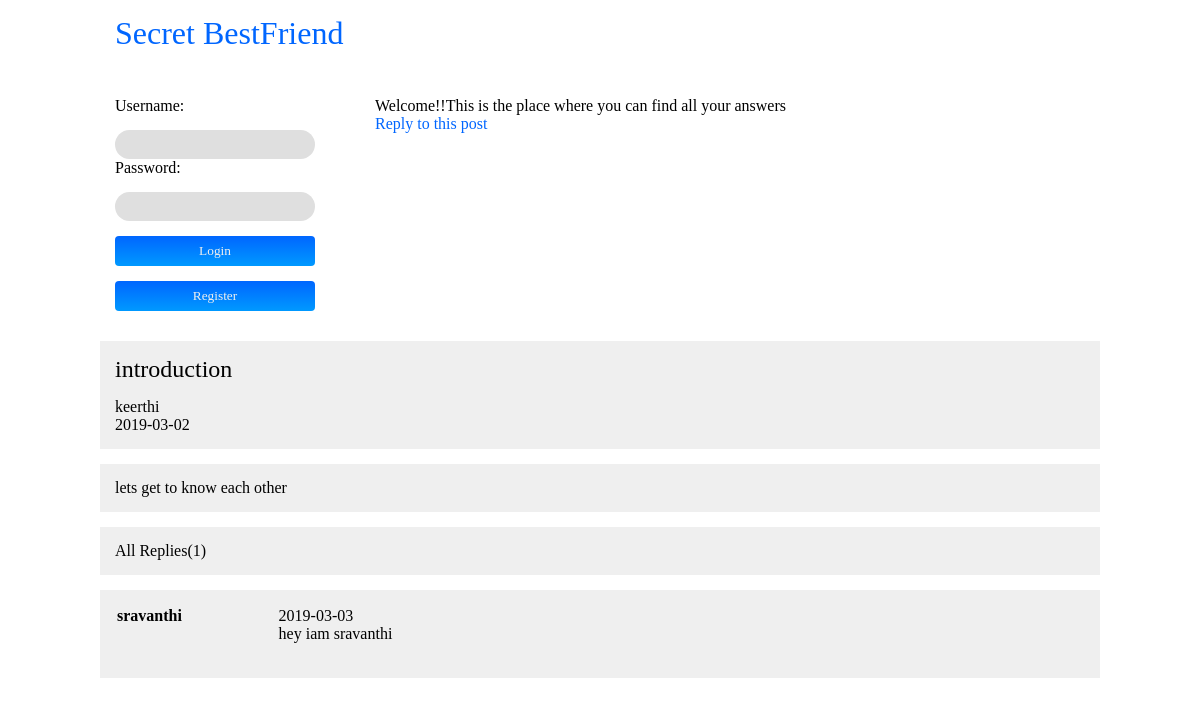
The app's page /readtopic/1/1/1 with its own data.
### tables this page shows
CREATE TABLE `topics` (
  `topic_id` int(8) UNSIGNED NOT NULL,
  `category_id` int(3) UNSIGNED NOT NULL,
  `subcategory_id` int(3) UNSIGNED NOT NULL,
  `author` varchar(16) NOT NULL,
  `title` varchar(128) NOT NULL,
  `content` text NOT NULL,
  `date_posted` date NOT NULL,
  `views` int(5) UNSIGNED NOT NULL,
  `replies` int(3) UNSIGNED NOT NULL
);

CREATE TABLE `replies` (
  `reply_id` int(3) UNSIGNED NOT NULL,
  `category_id` int(3) UNSIGNED NOT NULL,
  `subcategory_id` int(3) UNSIGNED NOT NULL,
  `topic_id` int(3) UNSIGNED NOT NULL,
  `author` varchar(16) NOT NULL,
  `comment` text NOT NULL,
  `date_posted` date NOT NULL
);

### content_function.php (the view, shortened to what this page needs)
<?php
	function disptopic($cid, $scid, $tid) {
		include ('dbconn.php');
		$select = mysqli_query($con, "SELECT cat_id, subcat_id, topic_id, author, title, content, date_posted FROM
									  categories, subcategories, topics WHERE ($cid = categories.cat_id) AND
									  ($scid = subcategories.subcat_id) AND ($tid = topics.topic_id)");
		$row = mysqli_fetch_assoc($select);
		echo nl2br("<div class='content'><h2 class='title'>".$row['title']."</h2><p>".$row['author']."\n".$row['date_posted']."</p></div>");
		echo "<div class='content'><p>".$row['content']."</p></div>";
	}
	function replylink($cid, $scid, $tid) {
		echo "<p><a href='/forum-tutorial/replyto/".$cid."/".$scid."/".$tid."'>Reply to this post</a></p>";
	}
	function dispreplies($cid, $scid, $tid) {
		include ('dbconn.php');
		$select = mysqli_query($con, "SELECT replies.author, comment, replies.date_posted FROM categories, subcategories,
									  topics, replies WHERE ($cid = replies.category_id) AND ($scid = replies.subcategory_id)
									  AND ($tid = replies.topic_id) AND ($cid = categories.cat_id) AND
									  ($scid = subcategories.subcat_id) AND ($tid = topics.topic_id) ORDER BY reply_id DESC");
		if (mysqli_num_rows($select) != 0) {
			echo "<div class='content'><table class='reply-table'>";
			while ($row = mysqli_fetch_assoc($select)) {
				echo nl2br("<tr><th width='15%'>".$row['author']."</th><td>".$row['date_posted']."\n".$row['comment']."\n\n</td></tr>");
			}
			echo "</table></div>";
		}
	}
?>

### styles/main.css (style rules this page uses)
* { margin: 0px; padding: 0px; }
h1, h2, h3 { font-family: Century Gothic; font-weight: normal; margin-bottom: 15px; }
div.content { background-color: #EFEFEF; margin-top: 15px; width: 970px; display: block; position: relative; float: left; padding: 15px; }
a { text-decoration: none; color: #0066FF; }
p { font-family: Calibri; }
table.reply-table { font-family: Calibri; width: 100%; }
table.reply-table th { vertical-align: top; text-align: left; font-size: 12pt; }
table.reply-table td { padding-left: 15px; vertical-align: top; margin-bottom: 5px; }

### records on screen
topics: title+author+date_posted "introduction keerthi 2019-03-02", content "lets get to know each other"
replies: author+date_posted+comment "sravanthi 2019-03-03 hey iam sravanthi"

### other values on screen
countReplies($_GET['cid'], $_GET['scid'], $_GET['tid']) "1"
